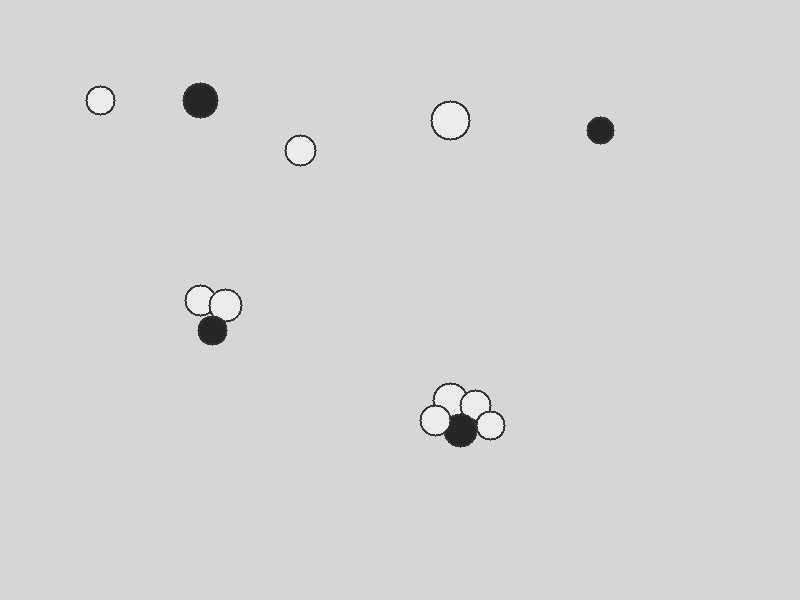
#> input picture tests/data/synthetic_16bit_microscopy.tiff, 800 x 600 px
$ python -i calibration.py   (imports and definitions only)   (older library calls are emulated)
#> lines starting #> are read from the running program, lines starting #| are printed output that depends on the picture; after the words box and inside, x2 and y2 are one past the last pixel; in counts of white or black regions, pixels touching at a corner belong together
### src/utils/logger.py
"""Logging-Modul für CellCounter Pro.

Stellt eine zentrale Logging-Konfiguration mit rotierenden Log-Dateien bereit,
sodass Laboranten im Fehlerfall Diagnoseberichte exportieren können.
"""

import logging
import os
from logging.handlers import RotatingFileHandler
from typing import Optional


def setup_logger(
    name: str = "cell_counter",
    log_file: str = "logs/cell_counter.log",
    level: int = logging.INFO,
    max_bytes: int = 5 * 1024 * 1024,
    backup_count: int = 3,
) -> logging.Logger:
    """Richtet den Anwendung-Logger mit Datei- und Konsolenausgabe ein.

    Args:
        name: Name des Loggers.
        log_file: Pfad zur Log-Datei.
        level: Logging-Level (z.B. logging.INFO oder logging.DEBUG).
        max_bytes: Maximale Dateigröße in Bytes vor der Rotation.
        backup_count: Anzahl der aufzubewahrenden alten Log-Dateien.

    Returns:
        logging.Logger: Konfigurierte Logger-Instanz.
    """
    logger = logging.getLogger(name)

    if logger.handlers:
        return logger

    logger.setLevel(level)
    formatter = logging.Formatter(
        "%(asctime)s - %(name)s - %(levelname)s - %(message)s",
        datefmt="%Y-%m-%d %H:%M:%S",
    )

    # Konsolen-Handler
    console_handler = logging.StreamHandler()
    console_handler.setFormatter(formatter)
    logger.addHandler(console_handler)

    # Rotierender Datei-Handler
    try:
        log_dir = os.path.dirname(log_file)
        if log_dir:
            os.makedirs(log_dir, exist_ok=True)

        file_handler = RotatingFileHandler(
            log_file, maxBytes=max_bytes, backupCount=backup_count, encoding="utf-8"
        )
        file_handler.setFormatter(formatter)
        logger.addHandler(file_handler)
    except (OSError, PermissionError) as err:
        logger.warning(f"Datei-Logging konnte nicht initialisiert werden ({err}). Nutze Konsolen-Logging.")

    return logger


def get_logger(name: Optional[str] = None) -> logging.Logger:
    """Liefert die zentrale Logger-Instanz zurück.

    Args:
        name: Optionaler Untername für den Logger.

    Returns:
        logging.Logger: Logger-Instanz.
    """
    base_logger = setup_logger()
    if name:
        return base_logger.getChild(name)
    return base_logger

### src/core/calibration.py
"""Automatische Bild- und Parameter-Kalibrierung für CellCounter Pro.

Analysiert Bildmerkmale (Histogramm, Rauschen, Kontrast, Vignettierung)
und berechnet optimierte Watershed- und Vorverarbeitungsparameter.
"""

from typing import Any, Dict, Optional, Tuple
import cv2
import numpy as np

from src.core.preprocessing import to_grayscale
from src.utils.logger import get_logger

logger = get_logger(__name__)

# Sichere Grenzwerte für auto-kalibrierte Parameter
BOUNDS_CLAHE_CLIP = (1.0, 5.0)
BOUNDS_ADAPTIVE_BLOCK_SIZE = (11, 51)
BOUNDS_ADAPTIVE_C = (1, 15)
BOUNDS_MIN_MARKER_AREA = (1, 20)
BOUNDS_DIST_THRESHOLD_RATIO = (0.10, 0.50)


# [223 lines left out: functions analyze_image_statistics, auto_calibrate_parameters, not called in this run]

>>> import cv2
>>> picture = cv2.imread('../../tests/data/synthetic_16bit_microscopy.tiff', cv2.IMREAD_GRAYSCALE)
#> picture is the input picture: shape (600, 800); min 38, max 235, mean 212.6
>>> result = analyze_image_statistics(picture)
#> in analyze_image_statistics, `mean_val = float(np.mean(gray_float))`: mean_val = 212.6
#> in analyze_image_statistics, `std_val = float(np.std(gray_float))`: std_val = 16.84
#> in analyze_image_statistics, `p10, p50, p90 = [float(p) for p in np.percentile(gray_float, [10, 50, ..`: p10 = 214
#> in analyze_image_statistics, `dynamic_range = float(np.max(gray_float) - np.min(gray_float))`: dynamic_range = 197
#> in analyze_image_statistics, `laplacian = cv2.Laplacian(gray_float, cv2.CV_64F)`:
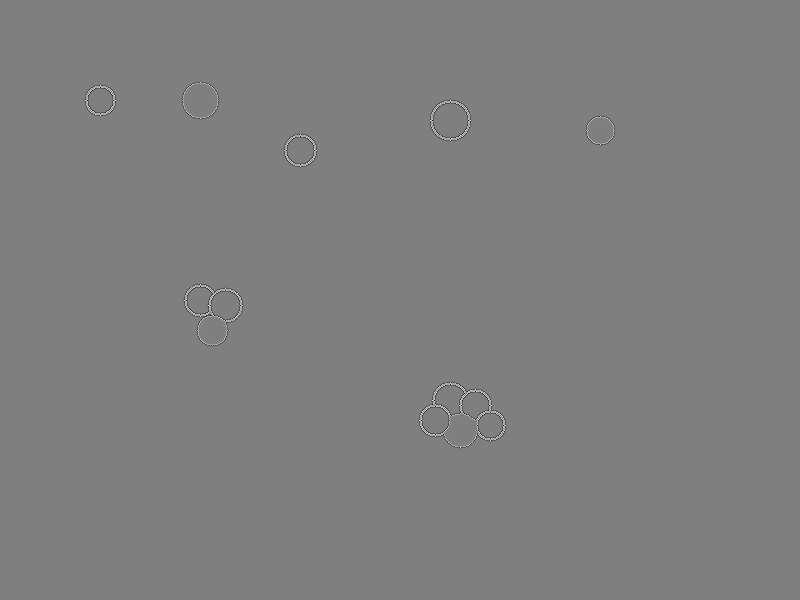
#> laplacian: shape (600, 800) float64; min -552, max 552, mean 0; drawn with min black and max white
#> in analyze_image_statistics, `laplacian_var = float(laplacian.var())`: laplacian_var = 495.8
#> in analyze_image_statistics, `gradient_magnitude = float(np.mean(np.sqrt(sobelx**2 + sobely**2)))`: gradient_magnitude = 4.99
#> in analyze_image_statistics, `center_mean = ( float(np.mean(gray_float[center_mask])) if np.any(cent..`: center_mean = 211.8
#> in analyze_image_statistics, `center_mean = ( float(np.mean(gray_float[center_mask])) if np.any(cent..`:
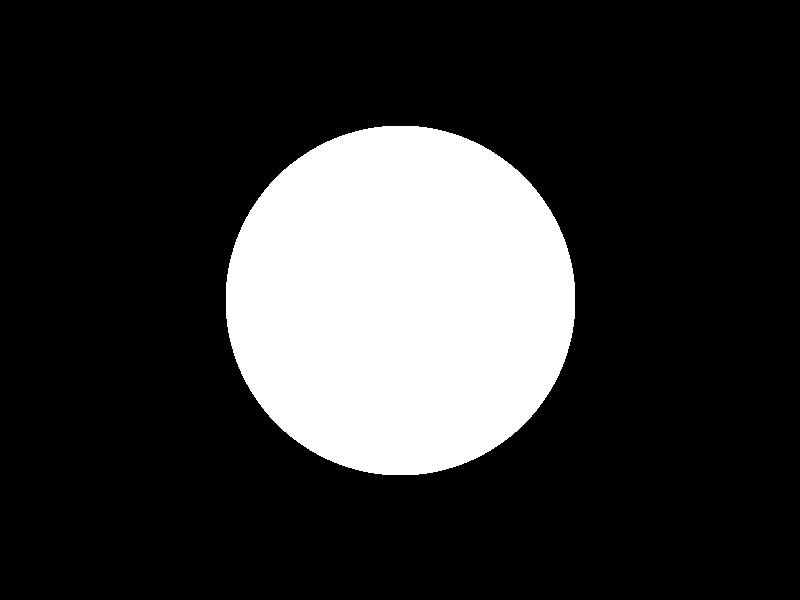
#> center_mask: shape (600, 800) bool; 20% white; 1 white region, box (x1, y1, x2, y2) and area: (226, 126, 575, 475) 96189
#> in analyze_image_statistics, `outer_mean = ( float(np.mean(gray_float[outer_mask])) if np.any(outer_..`: outer_mean = 213.9
#> in analyze_image_statistics, `outer_mean = ( float(np.mean(gray_float[outer_mask])) if np.any(outer_..`:
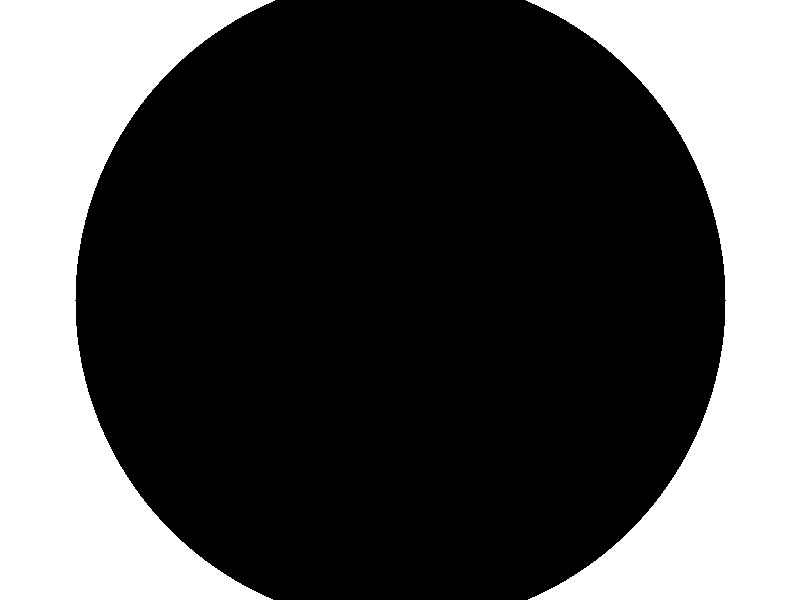
#> outer_mask: shape (600, 800) bool; 32.6% white; 2 white regions, box (x1, y1, x2, y2) and area: (0, 0, 275, 600) 78592, (526, 0, 800, 600) 77992
#> in analyze_image_statistics, `radial_ratio = float(outer_mean / (center_mean + 1e-6))`: radial_ratio = 1.01
#> result = 10 items
